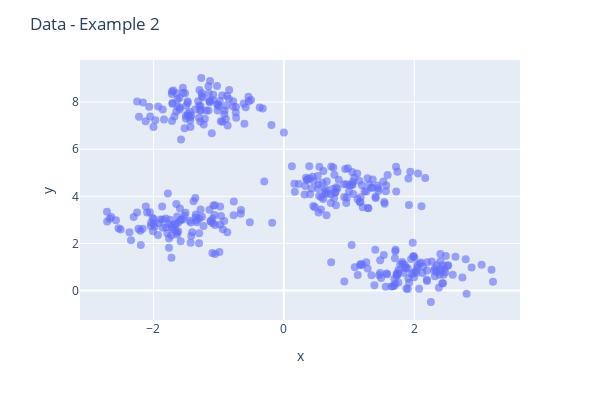

Write notebook code for a chart like this one.
### Code cell
cv_X2 = cv.ClusterVisualizer(df_X2)

cv_X2.plot_data(title='Data - Example 2')

### Figure 1 — Plotly figure (JSON) as saved in the notebook; plotly's stock layout.template omitted (floating-point values rounded to 4 significant figures; data arrays with more than 128 entries replaced by an {"elided": "..."} marker saying what was removed)
{"data": [{"hovertemplate": "x=%{x}<br>y=%{y}<extra></extra>", "legendgroup": "", "marker": {"color": "#636efa", "opacity": 0.6, "size": 8, "symbol": "circle"}, "mode": "markers", "name": "", "orientation": "v", "showlegend": false, "type": "scatter", "x": {"elided": "400 float values"}, "xaxis": "x", "y": {"elided": "400 float values"}, "yaxis": "y"}], "layout": {"coloraxis": {"showscale": false}, "height": 400, "legend": {"tracegroupgap": 0}, "margin": {"t": 60}, "showlegend": false, "title": {"text": "Data - Example 2"}, "width": 600, "xaxis": {"anchor": "y", "domain": [0, 1], "title": {"text": "x"}}, "yaxis": {"anchor": "x", "domain": [0, 1], "title": {"text": "y"}}}}
